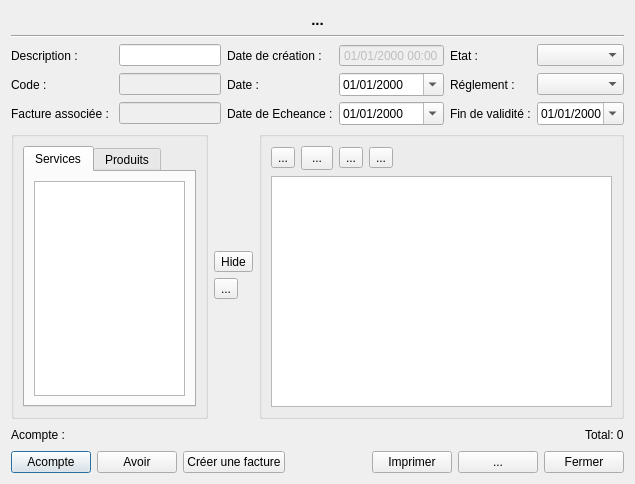
<?xml version="1.0" encoding="UTF-8"?>
<ui version="4.0">
 <class>DialogInvoice</class>
 <widget class="QDialog" name="DialogInvoice">
  <property name="geometry">
   <rect>
    <x>0</x>
    <y>0</y>
    <width>635</width>
    <height>484</height>
   </rect>
  </property>
  <property name="windowTitle">
   <string/>
  </property>
  <property name="windowIcon">
   <iconset resource="../ressources.qrc">
    <normaloff>:/app/logo</normaloff>:/app/logo</iconset>
  </property>
  <layout class="QVBoxLayout" name="verticalLayout_2">
   <item>
    <layout class="QVBoxLayout" name="verticalLayout">
     <item>
      <widget class="QLabel" name="labelTitle">
       <property name="font">
        <font>
         <pointsize>11</pointsize>
         <weight>75</weight>
         <bold>true</bold>
        </font>
       </property>
       <property name="text">
        <string>...</string>
       </property>
       <property name="alignment">
        <set>Qt::AlignCenter</set>
       </property>
       <property name="margin">
        <number>0</number>
       </property>
      </widget>
     </item>
     <item>
      <widget class="Line" name="line">
       <property name="orientation">
        <enum>Qt::Horizontal</enum>
       </property>
      </widget>
     </item>
     <item>
      <layout class="QGridLayout" name="gridLayout">
       <item row="0" column="0">
        <widget class="QLabel" name="label">
         <property name="text">
          <string>Description :</string>
         </property>
        </widget>
       </item>
       <item row="1" column="0">
        <widget class="QLabel" name="label_2">
         <property name="text">
          <string>Code :</string>
         </property>
        </widget>
       </item>
       <item row="0" column="1">
        <widget class="QLineEdit" name="lineEdit_description">
         <property name="maxLength">
          <number>255</number>
         </property>
        </widget>
       </item>
       <item row="1" column="2">
        <widget class="QLabel" name="label_date">
         <property name="text">
          <string>Date :</string>
         </property>
        </widget>
       </item>
       <item row="2" column="5">
        <widget class="QDateEdit" name="dateEdit_valid">
         <property name="displayFormat">
          <string>dd/MM/yyyy</string>
         </property>
         <property name="calendarPopup">
          <bool>true</bool>
         </property>
        </widget>
       </item>
       <item row="2" column="4">
        <widget class="QLabel" name="label_datevalid">
         <property name="text">
          <string>Fin de validité :</string>
         </property>
        </widget>
       </item>
       <item row="2" column="2">
        <widget class="QLabel" name="label_delivery">
         <property name="text">
          <string>Date de Echeance :</string>
         </property>
        </widget>
       </item>
       <item row="2" column="3">
        <widget class="QDateEdit" name="dateEdit_delivery">
         <property name="displayFormat">
          <string>dd/MM/yyyy</string>
         </property>
         <property name="calendarPopup">
          <bool>true</bool>
         </property>
        </widget>
       </item>
       <item row="2" column="0">
        <widget class="QLabel" name="label_link">
         <property name="text">
          <string>Facture associée : </string>
         </property>
        </widget>
       </item>
       <item row="2" column="1">
        <widget class="QLineEdit" name="lineEdit_linkCode">
         <property name="enabled">
          <bool>false</bool>
         </property>
        </widget>
       </item>
       <item row="0" column="2">
        <widget class="QLabel" name="label_3">
         <property name="text">
          <string>Date de création :</string>
         </property>
        </widget>
       </item>
       <item row="1" column="1">
        <widget class="QLineEdit" name="lineEdit_code">
         <property name="enabled">
          <bool>false</bool>
         </property>
         <property name="maxLength">
          <number>255</number>
         </property>
         <property name="readOnly">
          <bool>false</bool>
         </property>
        </widget>
       </item>
       <item row="1" column="3">
        <widget class="QDateEdit" name="dateEdit_DATE">
         <property name="displayFormat">
          <string>dd/MM/yyyy</string>
         </property>
         <property name="calendarPopup">
          <bool>true</bool>
         </property>
         <property name="date">
          <date>
           <year>2000</year>
           <month>1</month>
           <day>1</day>
          </date>
         </property>
        </widget>
       </item>
       <item row="0" column="3">
        <widget class="QDateTimeEdit" name="dateTimeEdit">
         <property name="enabled">
          <bool>false</bool>
         </property>
         <property name="readOnly">
          <bool>false</bool>
         </property>
         <property name="buttonSymbols">
          <enum>QAbstractSpinBox::NoButtons</enum>
         </property>
         <property name="displayFormat">
          <string>dd/MM/yyyy HH:mm</string>
         </property>
        </widget>
       </item>
       <item row="0" column="4">
        <widget class="QLabel" name="label_state">
         <property name="text">
          <string>Etat :</string>
         </property>
        </widget>
       </item>
       <item row="0" column="5">
        <widget class="QComboBox" name="comboBox_State"/>
       </item>
       <item row="1" column="4">
        <widget class="QLabel" name="label_payment">
         <property name="text">
          <string>Réglement :</string>
         </property>
        </widget>
       </item>
       <item row="1" column="5">
        <widget class="QComboBox" name="comboBox_TYPE_PAYMENT"/>
       </item>
      </layout>
     </item>
     <item>
      <layout class="QHBoxLayout" name="horizontalLayout_items" stretch="35,0,65">
       <item>
        <widget class="QGroupBox" name="groupBox_select">
         <property name="title">
          <string/>
         </property>
         <layout class="QVBoxLayout" name="verticalLayout_3" stretch="1">
          <item>
           <widget class="QTabWidget" name="tabWidget_select">
            <property name="currentIndex">
             <number>0</number>
            </property>
            <property name="iconSize">
             <size>
              <width>24</width>
              <height>24</height>
             </size>
            </property>
            <property name="documentMode">
             <bool>false</bool>
            </property>
            <widget class="QWidget" name="tabService">
             <attribute name="icon">
              <iconset>
               <normaloff>:/app/venteComptoire</normaloff>:/app/venteComptoire</iconset>
             </attribute>
             <attribute name="title">
              <string>Services</string>
             </attribute>
             <layout class="QVBoxLayout" name="verticalLayout_6">
              <item>
               <widget class="QTableWidget" name="tableWidget_selectService"/>
              </item>
             </layout>
            </widget>
            <widget class="QWidget" name="tabProduct">
             <attribute name="icon">
              <iconset resource="../ressources.qrc">
               <normaloff>:/app/products</normaloff>:/app/products</iconset>
             </attribute>
             <attribute name="title">
              <string>Produits</string>
             </attribute>
             <layout class="QVBoxLayout" name="verticalLayout_7">
              <item>
               <layout class="QHBoxLayout" name="productLayout"/>
              </item>
             </layout>
            </widget>
           </widget>
          </item>
         </layout>
        </widget>
       </item>
       <item>
        <layout class="QVBoxLayout" name="verticalLayout_center">
         <item>
          <spacer name="verticalSpacer_2">
           <property name="orientation">
            <enum>Qt::Vertical</enum>
           </property>
           <property name="sizeHint" stdset="0">
            <size>
             <width>20</width>
             <height>40</height>
            </size>
           </property>
          </spacer>
         </item>
         <item>
          <widget class="QToolButton" name="toolButton_hide">
           <property name="toolTip">
            <string>&lt;html&gt;&lt;head/&gt;&lt;body&gt;&lt;p&gt;Affiche ou cache le menu&lt;/p&gt;&lt;/body&gt;&lt;/html&gt;</string>
           </property>
           <property name="text">
            <string>Hide</string>
           </property>
           <property name="icon">
            <iconset resource="../ressources.qrc">
             <normaloff>:/app/show</normaloff>:/app/show</iconset>
           </property>
           <property name="iconSize">
            <size>
             <width>24</width>
             <height>24</height>
            </size>
           </property>
          </widget>
         </item>
         <item>
          <widget class="QToolButton" name="toolButton_add">
           <property name="toolTip">
            <string>Ajouter un service ou un produit</string>
           </property>
           <property name="text">
            <string>...</string>
           </property>
           <property name="icon">
            <iconset resource="../ressources.qrc">
             <normaloff>:/app/next</normaloff>:/app/next</iconset>
           </property>
           <property name="iconSize">
            <size>
             <width>24</width>
             <height>24</height>
            </size>
           </property>
          </widget>
         </item>
         <item>
          <spacer name="verticalSpacer">
           <property name="orientation">
            <enum>Qt::Vertical</enum>
           </property>
           <property name="sizeHint" stdset="0">
            <size>
             <width>20</width>
             <height>40</height>
            </size>
           </property>
          </spacer>
         </item>
        </layout>
       </item>
       <item>
        <widget class="QGroupBox" name="groupBox_invoice">
         <property name="title">
          <string/>
         </property>
         <layout class="QVBoxLayout" name="verticalLayout_4" stretch="0,0">
          <item>
           <layout class="QHBoxLayout" name="horizontalLayout_but">
            <item>
             <widget class="QToolButton" name="toolButton_addFreeline">
              <property name="toolTip">
               <string>Ajouter une ligne d'édition libre</string>
              </property>
              <property name="text">
               <string>...</string>
              </property>
              <property name="icon">
               <iconset resource="../ressources.qrc">
                <normaloff>:/app/insert</normaloff>:/app/insert</iconset>
              </property>
              <property name="iconSize">
               <size>
                <width>24</width>
                <height>24</height>
               </size>
              </property>
              <property name="popupMode">
               <enum>QToolButton::DelayedPopup</enum>
              </property>
              <property name="autoRaise">
               <bool>false</bool>
              </property>
             </widget>
            </item>
            <item>
             <widget class="QToolButton" name="toolButton_rm">
              <property name="minimumSize">
               <size>
                <width>32</width>
                <height>24</height>
               </size>
              </property>
              <property name="toolTip">
               <string>Supprimer un article</string>
              </property>
              <property name="text">
               <string>...</string>
              </property>
              <property name="icon">
               <iconset resource="../ressources.qrc">
                <normaloff>:/app/remove</normaloff>:/app/remove</iconset>
              </property>
              <property name="iconSize">
               <size>
                <width>16</width>
                <height>24</height>
               </size>
              </property>
             </widget>
            </item>
            <item>
             <widget class="QToolButton" name="toolButton_up">
              <property name="toolTip">
               <string>Monter l'article</string>
              </property>
              <property name="text">
               <string>...</string>
              </property>
              <property name="icon">
               <iconset resource="../ressources.qrc">
                <normaloff>:/app/up</normaloff>:/app/up</iconset>
              </property>
              <property name="iconSize">
               <size>
                <width>24</width>
                <height>24</height>
               </size>
              </property>
             </widget>
            </item>
            <item>
             <widget class="QToolButton" name="toolButton_dn">
              <property name="toolTip">
               <string>Descendre l'article</string>
              </property>
              <property name="text">
               <string>...</string>
              </property>
              <property name="icon">
               <iconset resource="../ressources.qrc">
                <normaloff>:/app/dn</normaloff>:/app/dn</iconset>
              </property>
              <property name="iconSize">
               <size>
                <width>24</width>
                <height>24</height>
               </size>
              </property>
             </widget>
            </item>
            <item>
             <spacer name="horizontalSpacer_3">
              <property name="orientation">
               <enum>Qt::Horizontal</enum>
              </property>
              <property name="sizeHint" stdset="0">
               <size>
                <width>40</width>
                <height>20</height>
               </size>
              </property>
             </spacer>
            </item>
           </layout>
          </item>
          <item>
           <widget class="QTableWidget" name="tableWidget"/>
          </item>
         </layout>
        </widget>
       </item>
      </layout>
     </item>
    </layout>
   </item>
   <item>
    <layout class="QHBoxLayout" name="horizontalLayout_2">
     <item>
      <widget class="QLabel" name="label_partpayment">
       <property name="text">
        <string>Acompte :</string>
       </property>
      </widget>
     </item>
     <item>
      <spacer name="horizontalSpacer">
       <property name="orientation">
        <enum>Qt::Horizontal</enum>
       </property>
       <property name="sizeHint" stdset="0">
        <size>
         <width>40</width>
         <height>20</height>
        </size>
       </property>
      </spacer>
     </item>
     <item>
      <widget class="QLabel" name="label_Total">
       <property name="text">
        <string>Total: 0</string>
       </property>
      </widget>
     </item>
    </layout>
   </item>
   <item>
    <layout class="QHBoxLayout" name="horizontalLayout_button">
     <item>
      <widget class="QPushButton" name="pushButton_partInvoice">
       <property name="text">
        <string>Acompte</string>
       </property>
       <property name="icon">
        <iconset resource="../ressources.qrc">
         <normaloff>:/app/addFile</normaloff>:/app/addFile</iconset>
       </property>
      </widget>
     </item>
     <item>
      <widget class="QPushButton" name="pushButton_creditInvoice">
       <property name="text">
        <string>Avoir</string>
       </property>
       <property name="icon">
        <iconset resource="../ressources.qrc">
         <normaloff>:/app/undo</normaloff>:/app/undo</iconset>
       </property>
      </widget>
     </item>
     <item>
      <widget class="QPushButton" name="pushButton_createInv">
       <property name="text">
        <string>Créer une facture</string>
       </property>
       <property name="icon">
        <iconset resource="../ressources.qrc">
         <normaloff>:/app/insert</normaloff>:/app/insert</iconset>
       </property>
      </widget>
     </item>
     <item>
      <spacer name="horizontalSpacer_2">
       <property name="orientation">
        <enum>Qt::Horizontal</enum>
       </property>
       <property name="sizeHint" stdset="0">
        <size>
         <width>40</width>
         <height>20</height>
        </size>
       </property>
      </spacer>
     </item>
     <item>
      <widget class="QPushButton" name="pushButton_print">
       <property name="text">
        <string>Imprimer</string>
       </property>
       <property name="icon">
        <iconset resource="../ressources.qrc">
         <normaloff>:/app/print</normaloff>:/app/print</iconset>
       </property>
      </widget>
     </item>
     <item>
      <widget class="QPushButton" name="pushButton_ok">
       <property name="text">
        <string>...</string>
       </property>
       <property name="autoDefault">
        <bool>false</bool>
       </property>
      </widget>
     </item>
     <item>
      <widget class="QPushButton" name="pushButton_close">
       <property name="text">
        <string>Fermer</string>
       </property>
       <property name="autoDefault">
        <bool>false</bool>
       </property>
      </widget>
     </item>
    </layout>
   </item>
  </layout>
 </widget>
 <tabstops>
  <tabstop>lineEdit_description</tabstop>
  <tabstop>lineEdit_code</tabstop>
  <tabstop>dateTimeEdit</tabstop>
  <tabstop>dateEdit_DATE</tabstop>
  <tabstop>comboBox_State</tabstop>
  <tabstop>comboBox_TYPE_PAYMENT</tabstop>
  <tabstop>toolButton_add</tabstop>
  <tabstop>pushButton_ok</tabstop>
  <tabstop>pushButton_close</tabstop>
 </tabstops>
 <resources>
  <include location="../ressources.qrc"/>
 </resources>
 <connections/>
</ui>
